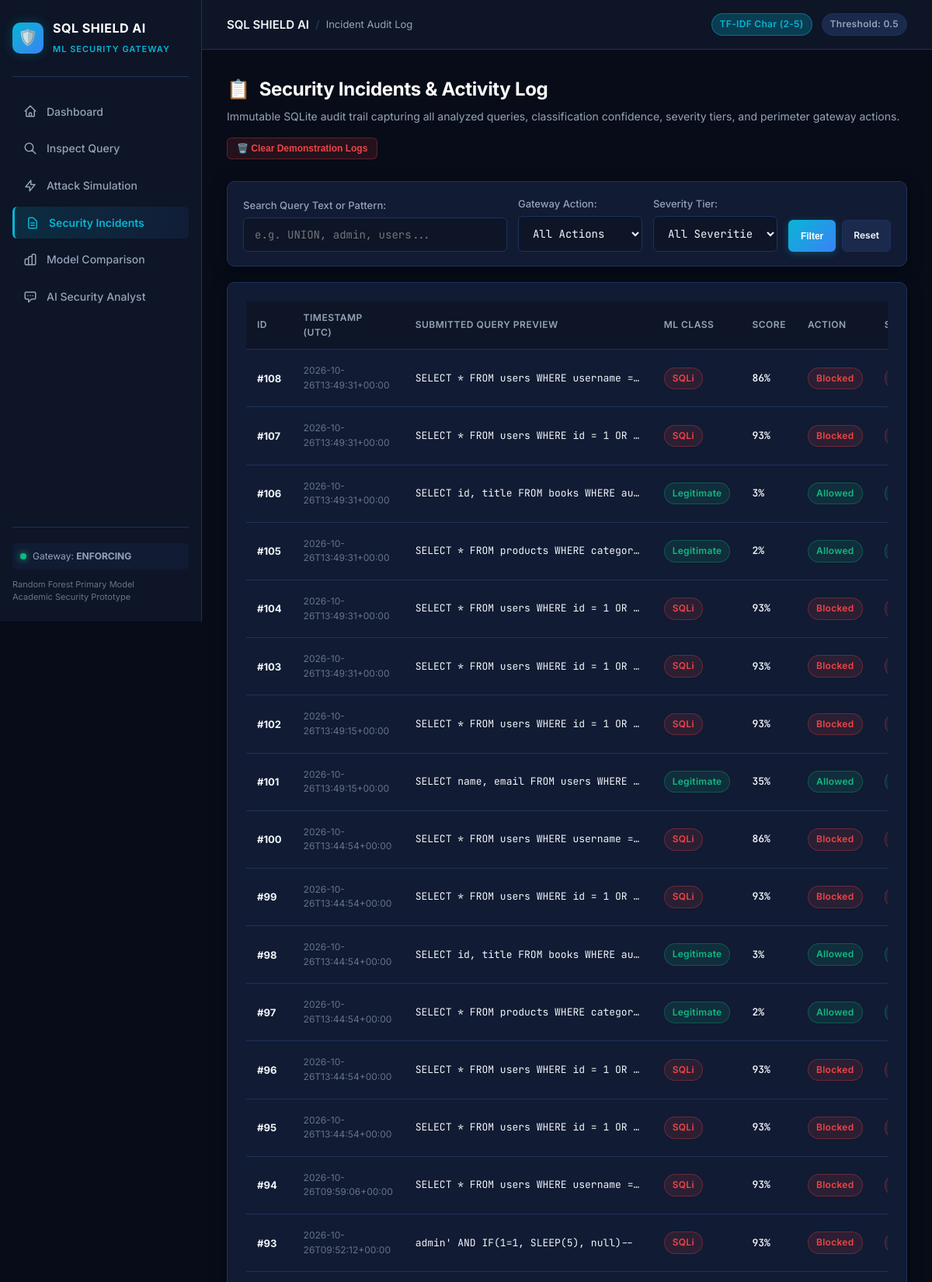
Page /incidents (upper part) on the committed database.
### tables this page shows
CREATE TABLE incidents (
    id INTEGER PRIMARY KEY AUTOINCREMENT,
    timestamp TEXT NOT NULL,
    submitted_input TEXT NOT NULL,
    predicted_class TEXT NOT NULL,
    model_used TEXT NOT NULL,
    score REAL,
    action_taken TEXT NOT NULL,
    severity TEXT NOT NULL,
    explanation TEXT,
    mitigation TEXT
);

### app.py (the view)
@app.get("/incidents")
def incidents_page():
    action = request.args.get("action")
    severity = request.args.get("severity")
    search = request.args.get("search")
    incidents_list = list_incidents(limit=150, action=action, severity=severity, search=search)
    stats = get_stats()
    return render_template(
        "incidents.html",
        active="incidents",
        incidents=incidents_list,
        stats=stats,
        current_action=action or "",
        current_severity=severity or "",
        current_search=search or "",
        config=config,
    )

### database/db.py (called while the page is built)
def get_connection():
    conn = sqlite3.connect(DB_PATH)
    conn.row_factory = sqlite3.Row
    return conn

def list_incidents(limit=100, action=None, severity=None, search=None):
    query = "SELECT * FROM incidents WHERE 1=1"
    params = []
    if action:
        query += " AND action_taken = ?"
        params.append(action)
    if severity:
        query += " AND severity = ?"
        params.append(severity)
    if search:
        query += " AND (submitted_input LIKE ? OR explanation LIKE ?)"
        wildcard = f"%{search}%"
        params.extend([wildcard, wildcard])
    query += " ORDER BY id DESC LIMIT ?"
    params.append(int(limit))
    with get_connection() as conn:
        rows = conn.execute(query, params).fetchall()
        return [dict(r) for r in rows]

### templates/incidents.html (shortened to what this page needs)
{% extends "base.html" %}
{% block breadcrumb %}Incident Audit Log{% endblock %}
{% block content %}
<div class="page-header" style="display:flex; justify-content:space-between; align-items:flex-end; flex-wrap:wrap; gap:16px;">
  <div>
    <h1 class="page-title">
      <span>📋</span> Security Incidents & Activity Log
    </h1>
    <p class="page-subtitle">
      Immutable SQLite audit trail capturing all analyzed queries, classification confidence, severity tiers, and perimeter gateway actions.
    </p>
  </div>
  <div style="display:flex; gap:10px;">
    <button class="btn btn-danger btn-sm" onclick="openModal('clear-logs-modal')">
      🗑️ Clear Demonstration Logs
    </button>
  </div>
</div>
<div class="card" style="margin-bottom: 20px; padding: 18px 20px;">
  <form method="GET" action="/incidents" style="display:flex; gap:14px; flex-wrap:wrap; align-items:flex-end;">
    <div style="flex:1; min-width:240px;">
      <label class="form-label" style="margin-bottom:6px;">Search Query Text or Pattern:</label>
      <input type="text" name="search" class="form-control" placeholder="e.g. UNION, admin, users..." value="{{ current_search }}">
    </div>
    <div style="width:160px;">
      <label class="form-label" style="margin-bottom:6px;">Gateway Action:</label>
      <select name="action" class="form-control">
        <option value="" {{ 'selected' if not current_action else '' }}>All Actions</option>
      </select>
    </div>
    <div style="width:160px;">
      <label class="form-label" style="margin-bottom:6px;">Severity Tier:</label>
      <select name="severity" class="form-control">
        <option value="" {{ 'selected' if not current_severity else '' }}>All Severities</option>
      </select>
    </div>
    <div style="display:flex; gap:8px;">
      <button type="submit" class="btn btn-primary btn-sm" style="padding:10px 16px;">Filter</button>
      <a href="/incidents" class="btn btn-secondary btn-sm" style="padding:10px 14px;">Reset</a>
    </div>
  </form>
</div>
<div class="card">
  {% if incidents %}
  <div class="table-responsive">
    <table class="data-table">
      <thead>
        <tr>
          <th>ID</th>
          <th>Timestamp (UTC)</th>
          <th>Submitted Query Preview</th>
          <th>ML Class</th>
          <th>Score</th>
          <th>Action</th>
          <th>Severity</th>
        </tr>
      </thead>
      <tbody>
        {% for inc in incidents %}
        <tr>
          <td style="font-weight: 700;">#{{ inc.id }}</td>
          <td style="color:var(--text-muted); font-size:12px;">{{ inc.timestamp }}</td>
          <td class="code-cell" title="{{ inc.submitted_input }}">{{ inc.submitted_input }}</td>
          <td>
            <span class="badge {{ 'badge-block' if inc.predicted_class == 'SQLi' else 'badge-allow' }}">
              {{ inc.predicted_class }}
            </span>
          </td>
          <td style="font-family:var(--font-mono); font-weight:600;">
            {{ (inc.score * 100)|round|int }}%
          </td>
          <td>
            <span class="badge {{ 'badge-block' if inc.action_taken == 'Blocked' else 'badge-allow' }}">
              {{ inc.action_taken }}
            </span>
          </td>
          <td>
            <span class="badge {{ 'badge-block' if inc.severity == 'High' else ('badge-warn' if inc.severity == 'Medium' else 'badge-allow') }}">
            </span>
          </td>
        </tr>
        {% endfor %}
      </tbody>
    </table>
  </div>
  {% endif %}
</div>
{% endblock %}

### static/css/style.css (style rules this page uses)
:root { --bg-primary: #070c18; --bg-secondary: #0d1527; --bg-card: #111b33; --bg-card-hover: #162342; --bg-surface: #1a294c; --border-color: #1e325c; --border-light: rgba(255, 255, 255, 0.08); --text-primary: #f1f5f9; --text-secondary: #94a3b8; --text-muted: #64748b; --accent-cyan: #06b6d4; --accent-cyan-glow: rgba(6, 182, 212, 0.25); --accent-blue: #3b82f6; --accent-blue-glow: rgba(59, 130, 246, 0.25); --accent-indigo: #6366f1; --status-allow: #10b981; --status-allow-bg: rgba(16, 185, 129, 0.12); --status-allow-border: rgba(16, 185, 129, 0.3); --status-block: #ef4444; --status-block-bg: rgba(239, 68, 68, 0.12); --status-block-border: rgba(239, 68, 68, 0.3); --status-warn: #f59e0b; --status-warn-bg: rgba(245, 158, 11, 0.12); --status-warn-border: rgba(245, 158, 11, 0.3); --font-sans: 'Inter', -apple-system, BlinkMacSystemFont, 'Segoe UI', Roboto, sans-serif; --font-mono: 'JetBrains Mono', 'Fira Code', monospace; --radius-sm: 6px; --radius-md: 10px; --radius-lg: 14px; --transition: all 0.2s cubic-bezier(0.16, 1, 0.3, 1); --shadow-card: 0 4px 20px -2px rgba(0, 0, 0, 0.5); --shadow-glow: 0 0 25px rgba(6, 182, 212, 0.15); }
*, *::before, *::after { box-sizing: border-box; margin: 0; padding: 0; }
body { background-color: var(--bg-primary); color: var(--text-primary); font-family: var(--font-sans); line-height: 1.55; display: flex; min-height: 100vh; -webkit-font-smoothing: antialiased; }
.page-header { margin-bottom: 28px; }
.page-title { font-size: 24px; font-weight: 700; color: #fff; letter-spacing: -0.3px; display: flex; align-items: center; gap: 12px; }
.page-subtitle { color: var(--text-secondary); font-size: 14px; margin-top: 6px; }
.card { background: var(--bg-card); border: 1px solid var(--border-color); border-radius: var(--radius-md); padding: 24px; box-shadow: var(--shadow-card); transition: var(--transition); position: relative; overflow: hidden; }
.badge { display: inline-flex; align-items: center; gap: 6px; padding: 4px 10px; border-radius: 999px; font-size: 12px; font-weight: 600; letter-spacing: 0.3px; }
.badge-allow { background: var(--status-allow-bg); color: var(--status-allow); border: 1px solid var(--status-allow-border); }
.badge-block { background: var(--status-block-bg); color: var(--status-block); border: 1px solid var(--status-block-border); }
.form-label { display: block; font-size: 13px; font-weight: 500; color: var(--text-secondary); margin-bottom: 8px; }
textarea.form-control, input.form-control, select.form-control { width: 100%; background: var(--bg-secondary); border: 1px solid var(--border-color); color: var(--text-primary); border-radius: var(--radius-sm); padding: 12px 14px; font-size: 14px; font-family: var(--font-mono); transition: var(--transition); outline: none; }
.btn { display: inline-flex; align-items: center; justify-content: center; gap: 8px; padding: 10px 18px; border-radius: var(--radius-sm); font-size: 14px; font-weight: 600; cursor: pointer; border: none; transition: var(--transition); text-decoration: none; }
.btn-primary { background: linear-gradient(135deg, var(--accent-cyan), var(--accent-blue)); color: #fff; box-shadow: 0 2px 10px rgba(6, 182, 212, 0.3); }
.btn-secondary { background: var(--bg-surface); color: var(--text-primary); border: 1px solid var(--border-color); }
.btn-danger { background: var(--status-block-bg); color: var(--status-block); border: 1px solid var(--status-block-border); }
.btn-sm { padding: 6px 12px; font-size: 12px; }
.table-responsive { width: 100%; overflow-x: auto; }
table.data-table { width: 100%; border-collapse: collapse; text-align: left; }
table.data-table th { padding: 12px 14px; font-size: 12px; font-weight: 600; color: var(--text-secondary); background: var(--bg-secondary); border-bottom: 1px solid var(--border-color); text-transform: uppercase; letter-spacing: 0.5px; }
table.data-table td { padding: 14px; font-size: 13px; border-bottom: 1px solid var(--border-color); color: var(--text-primary); }
.code-cell { font-family: var(--font-mono); font-size: 12px; color: #38bdf8; max-width: 320px; white-space: nowrap; overflow: hidden; text-overflow: ellipsis; }

### rows in the picture
incidents: id "108", timestamp "2026-10-26T13:49:31+00:00", submitted_input "SELECT * FROM users WHERE username =…", predicted_class "SQLi", (inc.score*100)|round|int "86", action_taken "Blocked"
incidents: id "107", timestamp "2026-10-26T13:49:31+00:00", submitted_input "SELECT * FROM users WHERE id = 1 OR…", predicted_class "SQLi", (inc.score*100)|round|int "93", action_taken "Blocked"
incidents: id "106", timestamp "2026-10-26T13:49:31+00:00", submitted_input "SELECT id, title FROM books WHERE au…", predicted_class "Legitimate", (inc.score*100)|round|int "3", action_taken "Allowed"
incidents: id "105", timestamp "2026-10-26T13:49:31+00:00", submitted_input "SELECT * FROM products WHERE categor…", predicted_class "Legitimate", (inc.score*100)|round|int "2", action_taken "Allowed"
incidents: id "104", timestamp "2026-10-26T13:49:31+00:00", submitted_input "SELECT * FROM users WHERE id = 1 OR…", predicted_class "SQLi", (inc.score*100)|round|int "93", action_taken "Blocked"
incidents: id "103", timestamp "2026-10-26T13:49:31+00:00", submitted_input "SELECT * FROM users WHERE id = 1 OR…", predicted_class "SQLi", (inc.score*100)|round|int "93", action_taken "Blocked"
incidents: id "102", timestamp "2026-10-26T13:49:15+00:00", submitted_input "SELECT * FROM users WHERE id = 1 OR…", predicted_class "SQLi", (inc.score*100)|round|int "93", action_taken "Blocked"
incidents: id "101", timestamp "2026-10-26T13:49:15+00:00", submitted_input "SELECT name, email FROM users WHERE…", predicted_class "Legitimate", (inc.score*100)|round|int "35", action_taken "Allowed"
incidents: id "100", timestamp "2026-10-26T13:44:54+00:00", submitted_input "SELECT * FROM users WHERE username =…", predicted_class "SQLi", (inc.score*100)|round|int "86", action_taken "Blocked"
incidents: id "99", timestamp "2026-10-26T13:44:54+00:00", submitted_input "SELECT * FROM users WHERE id = 1 OR…", predicted_class "SQLi", (inc.score*100)|round|int "93", action_taken "Blocked"
incidents: id "98", timestamp "2026-10-26T13:44:54+00:00", submitted_input "SELECT id, title FROM books WHERE au…", predicted_class "Legitimate", (inc.score*100)|round|int "3", action_taken "Allowed"
incidents: id "97", timestamp "2026-10-26T13:44:54+00:00", submitted_input "SELECT * FROM products WHERE categor…", predicted_class "Legitimate", (inc.score*100)|round|int "2", action_taken "Allowed"
incidents: id "96", timestamp "2026-10-26T13:44:54+00:00", submitted_input "SELECT * FROM users WHERE id = 1 OR…", predicted_class "SQLi", (inc.score*100)|round|int "93", action_taken "Blocked"
incidents: id "95", timestamp "2026-10-26T13:44:54+00:00", submitted_input "SELECT * FROM users WHERE id = 1 OR…", predicted_class "SQLi", (inc.score*100)|round|int "93", action_taken "Blocked"
incidents: id "94", timestamp "2026-10-26T09:59:06+00:00", submitted_input "SELECT * FROM users WHERE username =…", predicted_class "SQLi", (inc.score*100)|round|int "93", action_taken "Blocked"
incidents: id "93", timestamp "2026-10-26T09:52:12+00:00", submitted_input "admin' AND IF(1=1, SLEEP(5), null)--", predicted_class "SQLi", (inc.score*100)|round|int "93", action_taken "Blocked"

### other values in the picture
{{ config.DEFAULT_THRESHOLD }} "0.5"
